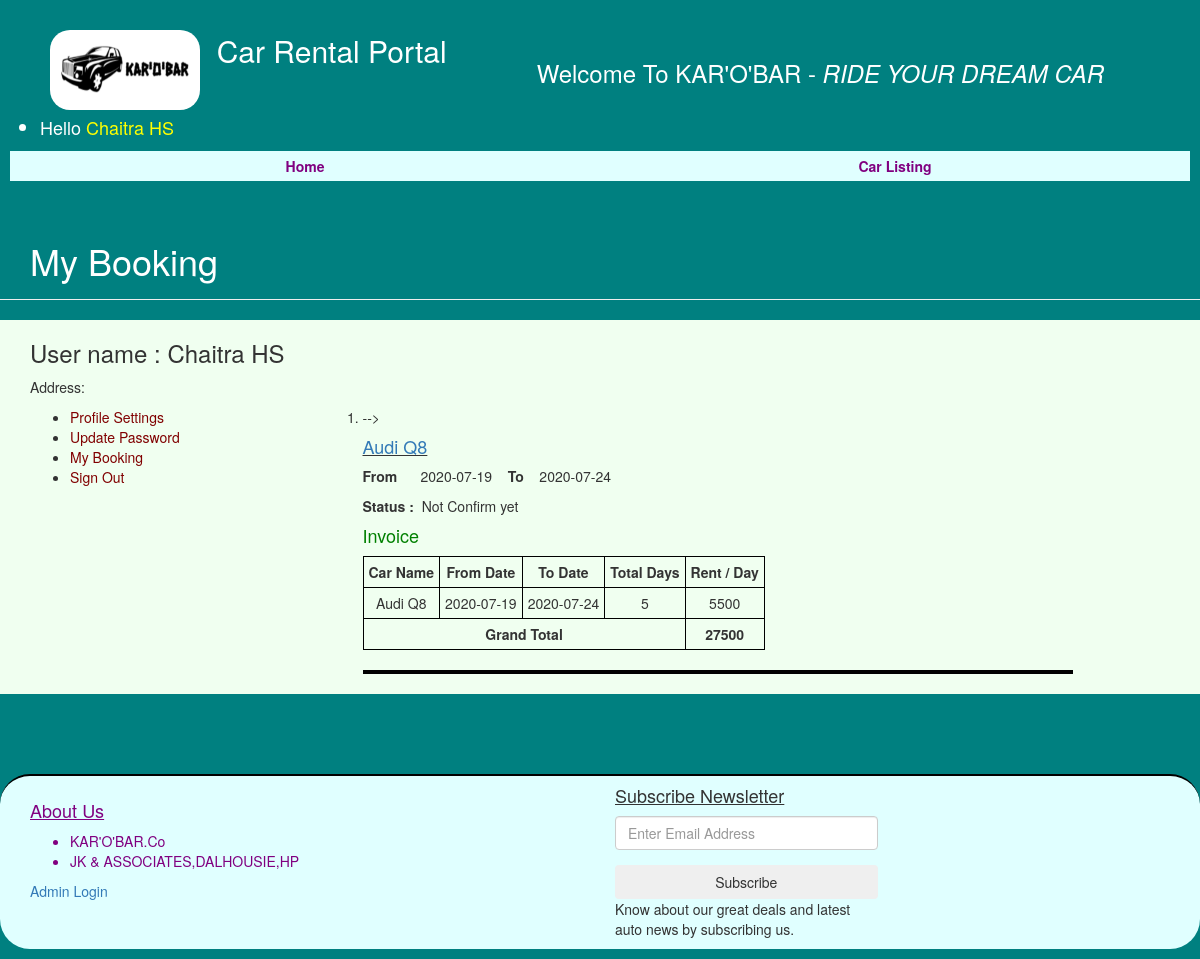
/my-booking.php (signed in), run on the app's committed database.
### tables this page shows
CREATE TABLE users (
  email_id varchar(100) PRIMARY KEY,
  full_name varchar(120) DEFAULT NULL,
  password varchar(100) DEFAULT NULL,
  contact_no char(11) DEFAULT NULL,
  dob varchar(100) DEFAULT NULL,
  address varchar(255) DEFAULT NULL
);

CREATE TABLE booking (
  id int(11) PRIMARY KEY,
  usr_email varchar(100) DEFAULT NULL,
  vehicle_id int(11) DEFAULT NULL,
  from_date varchar(20) DEFAULT NULL,
  to_date varchar(20) DEFAULT NULL,
  status int(11) DEFAULT NULL,
  FOREIGN KEY(usr_email) REFERENCES users(email_id),
  FOREIGN KEY(vehicle_id) REFERENCES vehicles_list(vehicle_id)
);

CREATE TABLE vehicles_list (
  vehicle_id int(11) PRIMARY KEY,
  vehicle_title varchar(150) DEFAULT NULL,
  price_per_day int(11) DEFAULT NULL,
  fuel_type varchar(100) DEFAULT NULL,
  model_year int(6) DEFAULT NULL,
  seating_capacity int(11) DEFAULT NULL
);

### my-booking.php (the view, shortened to what this page needs)
<?php
include('includes/config.php');
if(strlen($_SESSION['login'])==0)
  {
header('location:index.php');
}
else{
?><!DOCTYPE HTML>
<html lang="en">
<head>
<link rel="stylesheet" href="assets/css/bootstrap.min.css" type="text/css">
</head>
<body style="background-color:teal;">
<?php include('includes/header.php');?>
<section class="page-header profile_page" style="color:white">
  <div class="container">
    <div class="page-header_wrap">
      <div class="page-heading">
        <h1>My Booking</h1>
      </div>
</section>
<?php
$useremail=$_SESSION['login'];
$sql = "SELECT * from users where email_id=:useremail ";
$query = $dbh -> prepare($sql);
$query -> bindParam(':useremail',$useremail, PDO::PARAM_STR);
$query->execute();
$results=$query->fetchAll(PDO::FETCH_OBJ);
if($query->rowCount() > 0)
{
foreach($results as $result)
{ ?>
<section class="user_profile inner_pages" style="background-color:honeydew;">
  <div class="container">
    <div class="user_profile_info gray-bg padding_4x4_40">
      <div class="dealer_info">
        <h3>User name : <?php echo htmlentities($result->full_name);?></h3>
        <p>Address: <?php echo htmlentities($result->address);?><br></p>
      </div>
    </div>
    <div class="row">
      <div class="col-md-3 col-sm-3">
       <?php include('includes/sidebar.php');?>
      <div class="col-md-8 col-sm-8">
        <div >
          <div class="my_vehicles_list">
            <ol class="vehicle_listing">
<?php
$useremail=$_SESSION['login'];
 $sql = "SELECT vehicles_list.vehicle_title,vehicles_list.vehicle_id,booking.from_date,booking.to_date,booking.status,vehicles_list.price_per_day,DATEDIFF(booking.to_date,booking.from_date) as totaldays,booking.id from booking join vehicles_list on booking.vehicle_id=vehicles_list.vehicle_id where booking.usr_email=:useremail order by booking.id desc";
$query = $dbh -> prepare($sql);
$query-> bindParam(':useremail', $useremail, PDO::PARAM_STR);
$query->execute();
$results=$query->fetchAll(PDO::FETCH_OBJ);
if($query->rowCount() > 0)
{
foreach($results as $result)
{ ?>
<li>
      <div class="vehicle_img"> <a href="vehical-details.php?vhid=<php echo htmlentities($result->vehicle_id);?>"></a> </div> -->
                <div class="vehicle_title">
                  <u><h4><a href="vehical-details.php?vhid=<?php echo htmlentities($result->vehicle_id);?>"> <?php echo htmlentities($result->vehicle_title);?></a></h4></u>
                  <p><b>From &nbsp;&nbsp;&nbsp;&nbsp;</b> <?php echo htmlentities($result->from_date);?> &nbsp;&nbsp;&nbsp;<b>To </b> &nbsp;&nbsp;&nbsp;<?php echo htmlentities($result->to_date);?></p>
                </div>
                <?php if($result->status==1)
                { ?>
                <div class="vehicle_status"><b>Status : &nbsp;</b>Confirmed
        </div>
      <?php } else if($result->status==2) { ?>
 <div class="vehicle_status"> <b>Status : &nbsp;</b>Cancelled
        </div>
      <?php } else { ?>
 <div class="vehicle_status"><b>Status : &nbsp;</b>Not Confirm yet
        </div>
                <?php } ?>
              </li>
<h4 style="color:green">Invoice</h4>
<table>
  <tr>
    <th>Car Name</th>
    <th>From Date</th>
    <th>To Date</th>
    <th>Total Days</th>
    <th>Rent / Day</th>
  </tr>
  <tr>
    <td><?php echo htmlentities($result->vehicle_title);?></td>
     <td><?php echo htmlentities($result->from_date);?></td>
      <td> <?php echo htmlentities($result->to_date);?></td>
       <td><?php echo htmlentities($tds=$result->totaldays);?></td>
        <td> <?php echo htmlentities($ppd=$result->price_per_day);?></td>
  </tr>
  <tr>
    <th colspan="4" style="text-align:center;"> Grand Total</th>
    <th><?php echo htmlentities($tds*$ppd);?></th>
  </tr>
</table>
<hr style="border:2px solid black;"/>
              <?php }}  else { ?>
                <h5 align="center" style="color:red">No booking yet</h5>
              <?php } ?>
          </div>
        </div>
      </div>
    </div>
  </div>
</section>
<?php include('includes/footer.php');?>
</body>
</html>
<?php }}} ?>

### includes/header.php (shortened to what this page needs)
<header>
    <div style="display:flex;justify-content:space-between;">
          <div class="logo" style="font-size:30px;color:white;text-align:center"> <a href="index.php"><img src="assets/images/logo1.png" alt="image" style="width:150px;height:80px;margin-left:50px;margin-top:30px;border-radius:20px"/> </a>&nbsp;Car Rental Portal</span></div>
            <div style='margin-top:5vh;margin-right:8vw;'>
   <?php   if(strlen($_SESSION['login'])==0)
	{
?>
 <a href="#loginform" class="btn btn-xs uppercase" data-toggle="modal" data-dismiss="modal"><h4 style="border:1px solid white;padding:5px;color:black;background-color:cornsilk;border-radius:5px">Login / Register</h4></a>
<?php }
else{
echo "<H3 style='color:white'>Welcome To KAR'O'BAR - <i>RIDE YOUR DREAM CAR</i><H3>";
 } ?>
   </div>
</div>
  <nav >
<?php
$email=$_SESSION['login'];
$sql ="SELECT full_name FROM users WHERE email_id=:email ";
$query= $dbh -> prepare($sql);
$query-> bindParam(':email', $email, PDO::PARAM_STR);
$query-> execute();
$results=$query->fetchAll(PDO::FETCH_OBJ);
if($query->rowCount() > 0)
{?>
  <ul style="margin-top:5px">
  <li class="dropdown" style="font-size:large;color:white">Hello<a href="#" data-toggle="dropdown" aria-haspopup="true" aria-expanded="false">
<?php
foreach($results as $result)
	{?>
	 <span style='color:yellow'><?php echo htmlentities($result->full_name); }}?>
   <i class="fa fa-angle-down" aria-hidden="true"></i></a>
           </li>
          </ul>
          <div style="margin:10px;height:30px;">
        <div style="display:flex;">
          <div style="background-color:lightcyan;height:30px;margin:auto;width:50%;text-align:center; padding-top:5px"><a href="index.php" style="color:purple"><b>Home</b></a></div>
          <div style="background-color:lightcyan;height:30px;margin:auto;width:50%;text-align:center; padding-top:5px"><a href="car-listing.php" style="color:purple"><b>Car Listing</a></b></div>
        </div>
      </div>
  </nav>
</header>

### includes/sidebar.php
<div class="profile_nav">
          <ul>
            <li><a href="profile.php" style="color:maroon">Profile Settings</a></li>
              <li><a href="update-password.php" style="color:maroon">Update Password</a></li>
            <li><a href="my-booking.php" style="color:maroon">My Booking</a></li>
            <li><a href="logout.php" style="color:maroon">Sign Out</a></li>
          </ul>
        </div>
      </div>

### includes/footer.php (shortened to what this page needs)
<footer>
  <div class="footer-top" style="margin-top:10vh;margin-bottom:10px;background-color:lightcyan;border-radius:30px;border-top:2px solid black;">
    <div class="container">
      <div class="row">
        <div class="col-md-6" style="margin-top:15px;color:purple;">
          <u><h4>About Us</h4></u>
          <ul>
            <li>KAR'O'BAR.Co<br></li><li>JK & ASSOCIATES,DALHOUSIE,HP</li>
          </ul>
          <a href="admin/">Admin Login</a>
        </div>
        <div class="col-md-3 col-sm-6">
          <u><h4>Subscribe Newsletter</h4></u>
          <div class="newsletter-form">
            <form method="post">
              <div class="form-group">
                <input type="email" name="subscriberemail" class="form-control newsletter-input" required placeholder="Enter Email Address" />
              </div>
              <button type="submit" name="emailsubscibe" class="btn btn-block">Subscribe <span class="angle_arrow"><i class="fa fa-angle-right" aria-hidden="true"></i></span></button>
            </form>
            <p class="subscribed-text">Know about our great deals and latest auto news by subscribing us.</p>
          </div>
        </div>
      </div>
    </div>
  </div>
</footer>

### my-booking.php (style rules this page uses)
th,td { border:1px solid black; text-align:center; height:20px; padding:5px; }

### data on the page
users: full_name "Chaitra HS"
booking: vehicle.vehicle_title "Audi Q8", from_date "2020-07-19", to_date "2020-07-24", shows "Status :", status "Not Confirm yet", totaldays "5", vehicle.price_per_day "5500", ppd "27500"
